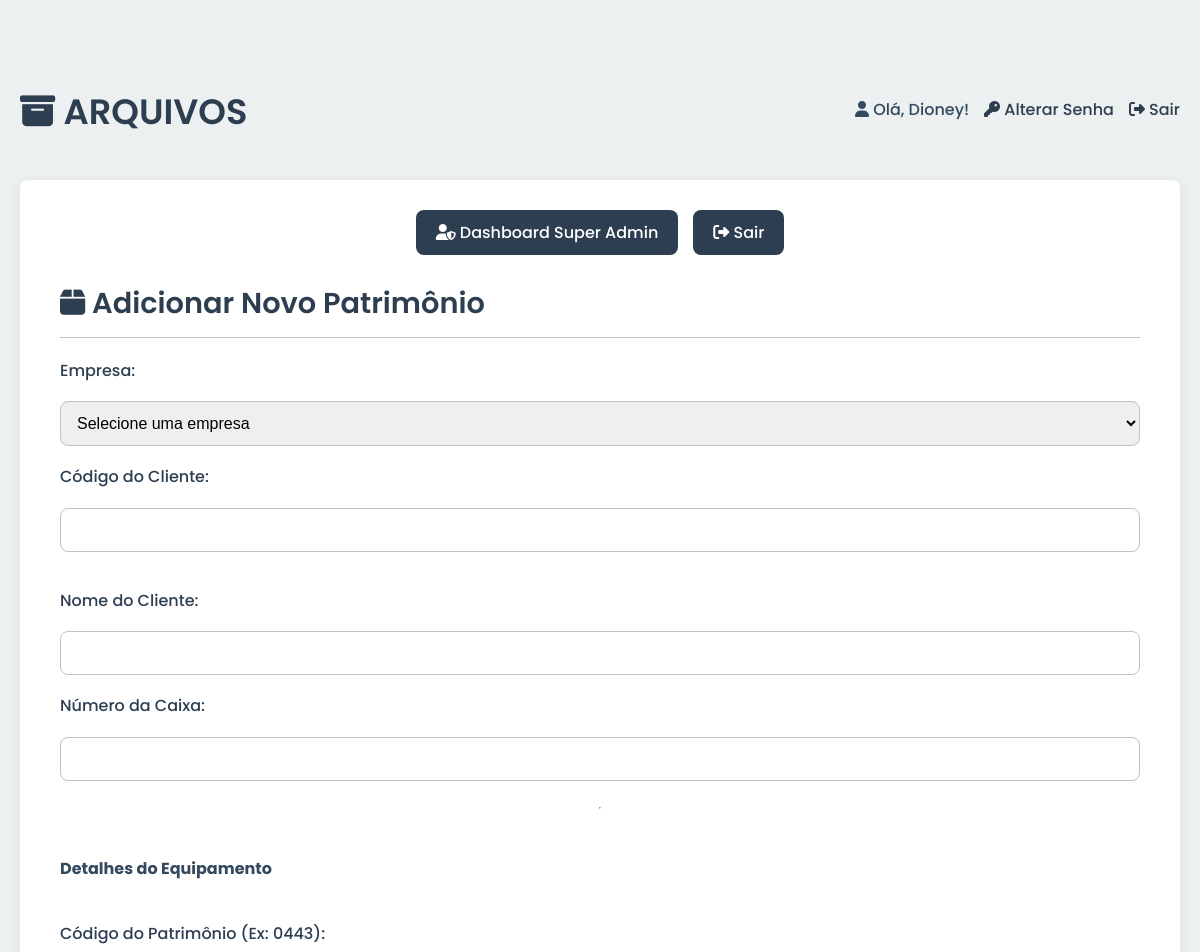
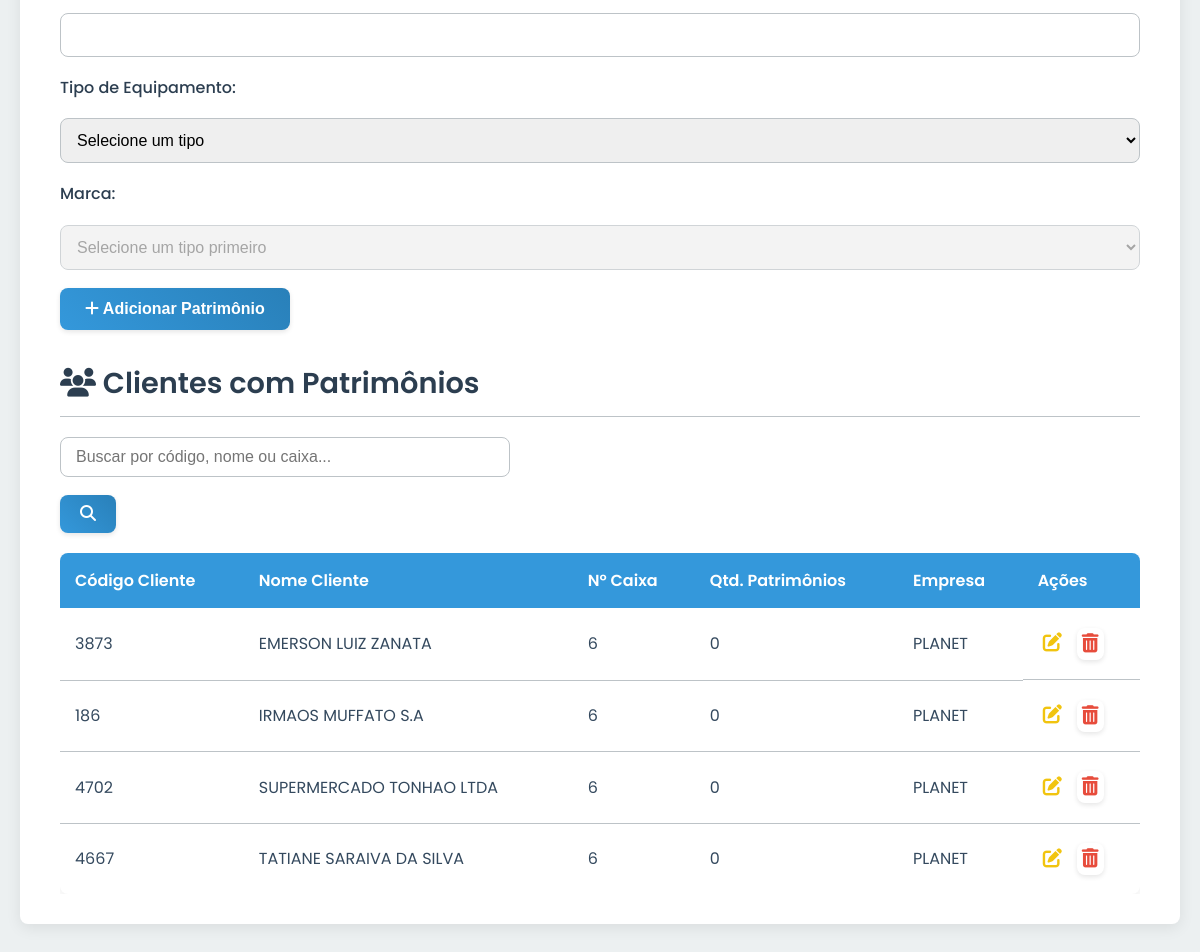
Page /patrimonio/dashboard (signed in) on the committed database (2 pictures, top to bottom).
### tables this page shows
CREATE TABLE clientes (
            id INTEGER PRIMARY KEY AUTOINCREMENT,
            codigo_cliente TEXT NOT NULL,
            nome_cliente TEXT NOT NULL,
            numero_caixa TEXT NOT NULL DEFAULT '',
            store_id INTEGER,
            UNIQUE(codigo_cliente, store_id),
            FOREIGN KEY (store_id) REFERENCES stores(id)
        );

CREATE TABLE stores (
            id INTEGER PRIMARY KEY AUTOINCREMENT,
            name TEXT UNIQUE NOT NULL
        );

### app.py (the view, shortened to what this page needs)
@app.route('/patrimonio/dashboard', methods=['GET', 'POST'])
@login_required
@role_required(['super_admin', 'admin_patrimonio'])
def patrimonio_dashboard():
    db = get_db()
    page = request.args.get('page', 1, type=int)
    search_query = request.args.get('search', '').strip()
    params = []
    where_clauses = []
    if session['role'] != 'super_admin':
        where_clauses.append("c.store_id = ?")
        params.append(session.get('store_id'))
    if search_query:
        search_term = f"%{search_query}%"
        where_clauses.append("(c.codigo_cliente LIKE ? OR c.nome_cliente LIKE ? OR c.numero_caixa LIKE ?)")
        params.extend([search_term, search_term, search_term])
    base_query = "FROM clientes c LEFT JOIN stores s ON c.store_id = s.id"
    if where_clauses:
        base_query += " WHERE " + " AND ".join(where_clauses)
    total_items = db.execute(f"SELECT COUNT(c.id) {base_query}", params).fetchone()[0]
    total_pages = (total_items + PER_PAGE - 1) // PER_PAGE if total_items > 0 else 1
    offset = (page - 1) * PER_PAGE
    clientes_raw = db.execute(f"SELECT c.*, s.name as store_name {base_query} ORDER BY c.nome_cliente ASC LIMIT ? OFFSET ?", params + [PER_PAGE, offset]).fetchall()
    clientes_list = []
    for cliente in clientes_raw:
        cliente_dict = dict(cliente)
        count = db.execute("SELECT COUNT(id) FROM patrimonio_items WHERE cliente_id = ?", (cliente_dict['id'],)).fetchone()[0]
        cliente_dict['patrimonio_count'] = count
        clientes_list.append(cliente_dict)
    tipos = db.execute("SELECT * FROM tipos_equipamento ORDER BY nome").fetchall()
    stores = db.execute("SELECT * FROM stores ORDER BY name").fetchall() if session['role'] == 'super_admin' else []
    return render_template('patrimonio/patrimonio_dashboard.html', clientes=clientes_list, tipos=tipos, stores=stores, page=page, total_pages=total_pages, search=search_query)

### app.py (called while the page is built)
def login_required(f):
    @wraps(f)
    def decorated_function(*args, **kwargs):
        if 'logged_in' not in session:
            if is_ajax_request():
                return jsonify({'status': 'error', 'message': 'Sessão expirada. Faça login novamente.'}), 401
            flash('Você precisa fazer login para acessar esta página.', 'danger')
            return redirect(url_for('admin_login'))
        return f(*args, **kwargs)
    return decorated_function

def role_required(allowed_roles):
    def decorator(f):
        @wraps(f)
        def decorated_function(*args, **kwargs):
            if not session.get('logged_in') or session.get('role') not in allowed_roles:
                if is_ajax_request():
                    return jsonify({'status': 'error', 'message': 'Você não tem permissão para esta ação.'}), 403
                log_action('access_denied', target_name=request.path)
                flash('Você não tem permissão para acessar esta página.', 'danger')
                return redirect(url_for('admin_dashboard'))
            return f(*args, **kwargs)
        return decorated_function
    return decorator

### database.py (called while the page is built)
def get_db():
    if 'db' not in g:
        g.db = sqlite3.connect(DATABASE)
        g.db.row_factory = sqlite3.Row
    return g.db

### templates/patrimonio/patrimonio_dashboard.html (shortened to what this page needs)
{% extends "base.html" %}
{% block content %}
    <div class="admin-nav">
        {% if session.role == 'super_admin' %}
            <a href="{{ url_for('super_admin_dashboard') }}"><i class="fas fa-user-shield"></i> Dashboard Super Admin</a>
        {% endif %}
        <a href="{{ url_for('admin_logout') }}"><i class="fas fa-sign-out-alt"></i> Sair</a>
    </div>
    <h2><i class="fas fa-box"></i> Adicionar Novo Patrimônio</h2>
    <form action="{{ url_for('patrimonio_dashboard') }}" method="POST" class="form-section" id="patrimonio-form">
        {% if session.role == 'super_admin' %}
        <label for="store_id">Empresa:</label>
        <select id="store_id" name="store_id" required>
            <option value="">Selecione uma empresa</option>
        </select>
        {% endif %}
        <label for="codigo_cliente">Código do Cliente:</label>
        <input type="text" id="codigo_cliente" name="codigo_cliente" required>
        <label for="nome_cliente">Nome do Cliente:</label>
        <input type="text" id="nome_cliente" name="nome_cliente" required>
        <label for="numero_caixa">Número da Caixa:</label>
        <input type="text" id="numero_caixa" name="numero_caixa" required>
        <hr>
        <h4>Detalhes do Equipamento</h4>
        <label for="codigo_patrimonio">Código do Patrimônio (Ex: 0443):</label>
        <input type="text" id="codigo_patrimonio" name="codigo_patrimonio" required>
        <label for="tipo_id">Tipo de Equipamento:</label>
        <select id="tipo_id" name="tipo_id" required>
            <option value="">Selecione um tipo</option>
        </select>
        <label for="marca_id">Marca:</label>
        <select id="marca_id" name="marca_id" required disabled>
            <option value="">Selecione um tipo primeiro</option>
        </select>
        <button type="submit"><i class="fas fa-plus"></i> Adicionar Patrimônio</button>
    </form>
    <h2><i class="fas fa-users"></i> Clientes com Patrimônios</h2>
    <div class="in-page-search">
        <form method="GET" action="{{ url_for('patrimonio_dashboard') }}">
            <input type="text" name="search" placeholder="Buscar por código, nome ou caixa..." value="{{ search or '' }}">
            <button type="submit" class="filter-btn"><i class="fas fa-search"></i></button>
        </form>
    </div>
    <div class="table-wrapper">
        {% if clientes %}
            <table>
                <thead>
                    <tr>
                        <th>Código Cliente</th>
                        <th>Nome Cliente</th>
                        <th>Nº Caixa</th>
                        <th>Qtd. Patrimônios</th>
                        {% if session.role == 'super_admin' %}<th>Empresa</th>{% endif %}
                        <th>Ações</th>
                    </tr>
                </thead>
                <tbody>
                    {% for cliente in clientes %}
                        <tr data-id="{{ cliente.id }}">
                            <td>{{ cliente.codigo_cliente }}</td>
                            <td>{{ cliente.nome_cliente }}</td>
                            <td>{{ cliente.numero_caixa }}</td>
                            <td>{{ cliente.patrimonio_count }}</td>
                            {% if session.role == 'super_admin' %}<td>{{ cliente.store_name or 'N/A' }}</td>{% endif %}
                            <td class="actions">
                                <a href="{{ url_for('patrimonio_edit', cliente_id=cliente.id) }}" title="Editar" class="edit"><i class="fas fa-edit"></i></a>
                                <form action="{{ url_for('patrimonio_delete', cliente_id=cliente.id) }}" method="POST" style="display:inline;" onsubmit="return confirm('Tem certeza que deseja excluir este cliente e TODOS os seus patrimônios?');">
                                    <button type="submit" title="Excluir" class="delete"><i class="fas fa-trash-alt"></i></button>
                                </form>
                            </td>
                        </tr>
                    {% endfor %}
                </tbody>
            </table>
        {% else %}
            <p style="text-align:center; padding: 20px;">Nenhum cliente com patrimônio encontrado.</p>
        {% endif %}
    </div>
{% endblock %}

### static/css/style.css (style rules this page uses)
:root { --primary-color: #3498db; --primary-hover: #2980b9; --secondary-color: #2c3e50; --danger-color: #e74c3c; --warning-color: #f1c40f; --success-color: #2ecc71; --bg-color: #ecf0f1; --card-bg-color: #ffffff; --text-color: #34495e; --border-color: #bdc3c7; --border-radius: 8px; --box-shadow: 0 4px 15px rgba(0, 0, 0, 0.08); --transition-speed: 0.3s; }
body { font-family: 'Poppins', sans-serif; background-color: var(--bg-color); color: var(--text-color); line-height: 1.6; margin: 0; }
h1, h2 { color: var(--secondary-color); font-weight: 600; }
h2 { font-size: 1.8rem; margin-top: 0; margin-bottom: 20px; padding-bottom: 10px; border-bottom: 1px solid var(--border-color); }
.admin-nav { display: flex; justify-content: center; align-items: center; gap: 15px; flex-wrap: wrap; margin-bottom: 25px; }
.admin-nav a { background: var(--secondary-color); color: #fff; padding: 10px 20px; border-radius: var(--border-radius); text-decoration: none; font-weight: 500; transition: background-color var(--transition-speed), transform var(--transition-speed); }
.form-section { margin-bottom: 30px; }
form { display: flex; flex-direction: column; gap: 18px; }
form label { font-weight: 500; color: var(--secondary-color); }
form input, form select, form textarea { padding: 12px; border: 1px solid var(--border-color); border-radius: var(--border-radius); width: 100%; box-sizing: border-box; font-size: 1rem; transition: all var(--transition-speed); }
form button { background: linear-gradient(45deg, var(--primary-color), #2980b9); color: white; padding: 12px 25px; border: none; border-radius: var(--border-radius); cursor: pointer; font-size: 1rem; font-weight: 600; transition: all var(--transition-speed); align-self: flex-start; box-shadow: 0 2px 5px rgba(0,0,0,0.1); }
.table-wrapper { overflow-x: auto; }
table { width: 100%; border-collapse: collapse; background: #fff; border-radius: var(--border-radius); box-shadow: var(--box-shadow); overflow: hidden; }
table th { background: var(--primary-color); color: #fff; padding: 15px; text-align: left; font-weight: 600; }
table td { padding: 15px; border-bottom: 1px solid var(--border-color); vertical-align: middle; }
table tbody tr:last-child td { border-bottom: none; }
.actions { display: flex; gap: 10px; align-items: center; }
.actions a, .actions button { text-decoration: none; border: none; background: none; cursor: pointer; padding: 5px; font-size: 1.2rem; transition: transform var(--transition-speed); }
.actions .edit { color: var(--warning-color); }
.actions .delete { color: var(--danger-color); }
.in-page-search { max-width: 450px; flex-grow: 1; }
.filter-btn, .clear-btn { padding: 10px 20px; border: none; border-radius: var(--border-radius); cursor: pointer; text-decoration: none; font-weight: 500; transition: all var(--transition-speed); }
.filter-btn { background-color: var(--primary-color); color: white; }
.in-page-search { margin-bottom: 20px; max-width: 450px; }
.in-page-search input { width: 100%; padding: 10px 15px; border: 1px solid var(--border-color); border-radius: var(--border-radius); font-size: 1rem; box-sizing: border-box; transition: all var(--transition-speed); }

### rows in the picture
clientes: codigo_cliente "3873", nome_cliente "EMERSON LUIZ ZANATA", numero_caixa "6", patrimonio_count "0", name "PLANET"
clientes: codigo_cliente "186", nome_cliente "IRMAOS MUFFATO S.A", numero_caixa "6", patrimonio_count "0", name "PLANET"
clientes: codigo_cliente "4702", nome_cliente "SUPERMERCADO TONHAO LTDA", numero_caixa "6", patrimonio_count "0", name "PLANET"
clientes: codigo_cliente "4667", nome_cliente "TATIANE SARAIVA DA SILVA", numero_caixa "6", patrimonio_count "0", name "PLANET"

### other values in the picture
{{ session.username }} "Dioney"
